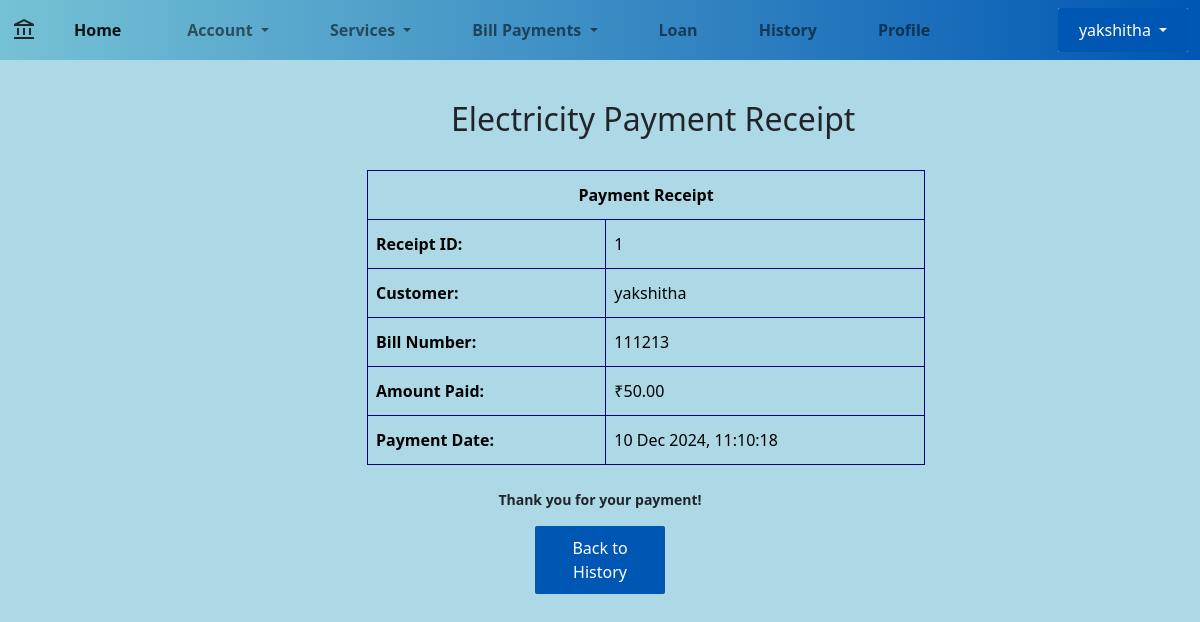
Screenshot of /electricity/receipt/1 (signed in) with the database file from the repository.
### Bank/models.py (models this page shows, shortened)
class ElectricityPayment(models.Model):
    customer = models.ForeignKey(Customer_Data, on_delete=models.CASCADE)
    office = models.CharField(max_length=50, choices=[
        ('MESCOM', 'MESCOM'),
        ('HESCOM', 'HESCOM'),
        ('BESCOM', 'BESCOM'),
        ('CHESCOM', 'CHESCOM'),
        ('GESCOM', 'GESCOM'),
    ])
    consumer_number = models.CharField(max_length=15)
    amount = models.DecimalField(max_digits=12, decimal_places=2)
    paid_on = models.DateTimeField(auto_now_add=True)

class Customer_Data(models.Model):
    Cust_ID = models.AutoField(primary_key=True)
    Name = models.CharField(max_length=200)
    Phone_no = models.CharField(max_length=10)
    Email = models.EmailField()
    Balance = models.DecimalField(max_digits=12, decimal_places=2, default=0.0)
    last_interest_calculation = models.DateTimeField(default=now)
    updated = models.DateTimeField(auto_now=True)
    created = models.DateTimeField(auto_now_add=True)

### Bank/views.py (the view)
# urls.py: path('electricity/receipt/<int:payment_id>', electricity_receipt, name='electricity_receipt'),
@login_required(login_url='login')
def electricity_receipt(request, payment_id):
    payment = get_object_or_404(ElectricityPayment, id=payment_id)
    context = {
        'payment': payment,
        'customer': payment.customer,
    }
    return render(request, 'electricity_receipt.html', context)

### templates/electricity_receipt.html
{% extends 'main.html' %}
{% block body_block %}
<div class="container">
    <h2 style="margin-bottom: 2rem; margin-left: 409px;margin-top: 40px;">Electricity Payment Receipt</h2>
    <div class="receipt">
        <table class="table table-bordered mt-3" style="border-color: navy; color: black; line-height: 2rem; width: 50%; margin-left: 325px;" >
            <thead class="thead-dark">
                <tr>
                    <th colspan="2" class="text-center">Payment Receipt</th>
                </tr>
            </thead>
            <tbody>
                <tr>
                    <th>Receipt ID:</th>
                    <td>{{ payment.id }}</td>
                </tr>
                <tr>
                    <th>Customer:</th>
                    <td>{{ customer.Name }}</td>
                </tr>
                <tr>
                    <th>Bill Number:</th>
                    <td>{{ payment.consumer_number }}</td>
                </tr>
                <tr>
                    <th>Amount Paid:</th>
                    <td>₹{{ payment.amount }}</td>
                </tr>
                <tr>
                    <th>Payment Date:</th>
                    <td>{{ payment.paid_on|date:"d M Y, H:i:s" }}</td>
                </tr>
            </tbody>
        </table>
        <div class="text-center mt-4">
            <p><strong>Thank you for your payment!</strong></p>
        </div>
    </div>
    <div class="text-center">
        <a href="{% url 'transaction_history' %}" class="btn btn-primary">Back to History</a>
    </div>
</div>
{% endblock %}

### templates/main.html (shortened to what this page needs)
<!DOCTYPE html>
<html lang="en">
  <head>
    <link
      href="https://cdn.jsdelivr.net/npm/bootstrap@5.0.2/dist/css/bootstrap.min.css"
      rel="stylesheet"
    />
    <link rel="stylesheet" href="https://cdnjs.cloudflare.com/ajax/libs/font-awesome/5.15.4/css/all.min.css">
  </head>
  <body>
    <nav class="navbar navbar-expand-lg navbar-light bground">
      <div class="container-fluid">
        <span class="material-symbols-outlined"> account_balance </span>
        <div class="collapse navbar-collapse" id="navbarSupportedContent">
          <ul class="navbar-nav me-auto mb-2 mb-lg-0">
            <li class="nav-item" style="margin-right: 20px; margin-left: 30px;">
              <a
                class="nav-link active"
                aria-current="page"
                href="{% url 'home' %}" style="font-weight: bold;"
                >Home</a
              >
            </li>
            <li class="nav-item dropdown" style="margin-right: 15px; margin-left: 30px;">
              <a
                class="nav-link dropdown-toggle"
                href="#"
                id="navbarDropdown"
                role="button"
                data-bs-toggle="dropdown"
                aria-expanded="false"  style="font-weight: bold;"
              >
                Account
              </a>
            </li>
            <li class="nav-item dropdown" style="margin-right: 15px; margin-left: 30px;">
              <a
                class="nav-link dropdown-toggle"
                href="#"
                id="navbarDropdown"
                role="button"
                data-bs-toggle="dropdown"
                aria-expanded="false" style="font-weight: bold;"
              >
                Services
              </a>
            </li>
            <li class="nav-item dropdown" style="margin-right: 15px; margin-left: 30px;">
              <a
                class="nav-link dropdown-toggle"
                href="#"
                id="navbarDropdown"
                role="button"
                data-bs-toggle="dropdown"
                aria-expanded="false" style="font-weight: bold;"
              >
                Bill Payments
              </a>
            </li>
            <li class="nav-item" style="margin-right: 15px; margin-left: 30px;">
              <a class="nav-link" href="{% url 'loan' %}" style="font-weight: bold;"
                >Loan</a
              >
            </li>
            <li class="nav-item" style="margin-right: 15px; margin-left: 30px;">
              <a class="nav-link" href="{% url 'transaction_history' %}" style="font-weight: bold;"
                >History</a
              >
            </li>
            <li class="nav-item" style="margin-right: 15px; margin-left: 30px;">
              <a class="nav-link" href="{% url 'profile' %} "style="font-weight: bold;" >Profile</a>
            </li>
          </ul>
          <div class="d-flex" style="background: linear-gradient(90deg, #75c2d5, #72aceb);width: auto;">
            <div class="dropdown">
              {% if user.is_authenticated %}
                <button
                  class="btn btn-secondary dropdown-toggle"
                  type="button"
                  id="userDropdown"
                  data-bs-toggle="dropdown"
                  aria-expanded="false"
                >
                  {{ user.username }}
                </button>
              {% endif %}
            </div>
          </div>
        </div>
      </div>
    </nav>
    <div class="body">{% block body_block %} {% endblock %}</div>
  </body>
</html>

### templates/main.html (style rules this page uses)
body { background-color: lightblue; }
.bground { background: linear-gradient(90deg, #75c2d5, #0056b3); }
a { text-decoration: none; }
.btn { display: inline-block; width: 130px; padding: 10px; background-color: #0056b3; color: #ffffff; border: none; border-radius: 2px; font-size: 16px; cursor: pointer; transition: background-color 0.3s ease; text-align: center; }
p { margin-top: 20px; font-size: 14px; font-weight: bold; }

### rows the page displays
ElectricityPayment: id "1", consumer_number "111213", amount "50.00", paid_on "10 Dec 2024, 11:10:18"
Customer_Data: Name "yakshitha"

### other values shown
{{ user.username }} "yakshitha"
